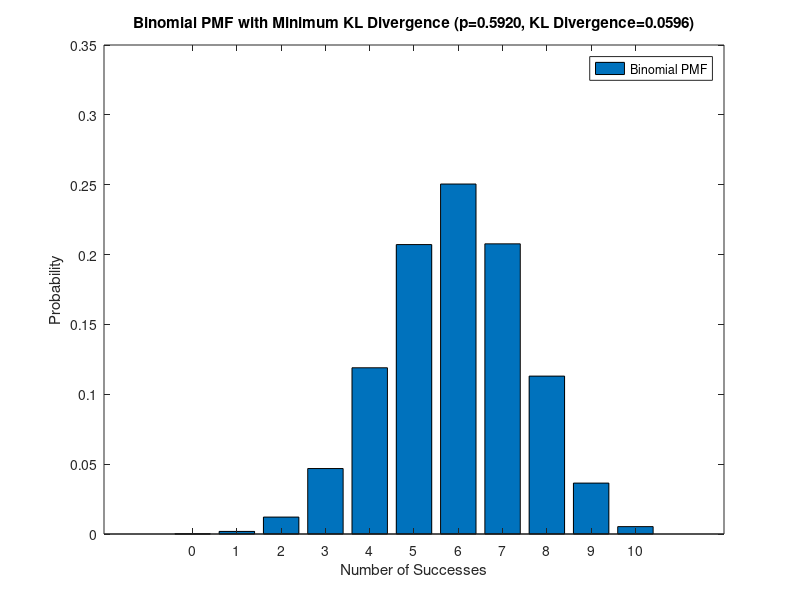

Write the MATLAB code that produced this figure.
obs_data = [0, 1, 2, 3, 4, 5, 6, 7, 8, 9, 10];
obs_num = [1, 3, 2, 8, 22, 45, 44, 42, 24, 8, 3];
total_num = sum(obs_num);
obs_prob = obs_num / total_num;
uniform_prob = (1/11) * ones(1, 11);

KL_divergence = sum(obs_prob .* (log2(obs_prob ./ uniform_prob) .* (obs_prob > 0)));

%% Identify the pmf at minimum KL divergence
min_KL_divergence = inf;
best_p = 0;
best_binomial_pmf = [];

p_values = 0.001:0.001:0.999;

KL_divergences = zeros(1, length(p_values));
binomial_pmfs = cell(1, length(p_values));

for i = 1:length(p_values)
    p = p_values(i);
    binomial_pmf = zeros(1, 11);
    
    for x = 0:10
        binomial_pmf(x+1) = nchoosek(10, x) * (p ^ x) * ((1 - p) ^ (10 - x));
    end
    
    binomial_pmfs{i} = binomial_pmf;
    
    KL_divergence = sum(obs_prob .* (log2(obs_prob ./ binomial_pmf) .* (obs_prob > 0)));
    KL_divergences(i) = KL_divergence;
    
    if KL_divergence < min_KL_divergence
        min_KL_divergence = KL_divergence;
        best_p = p;
        best_binomial_pmf = binomial_pmf;
    end
end

[~, min_kl_index] = min(KL_divergences);
best_binomial_pmf = binomial_pmfs{min_kl_index};

%% Plot the binomial PMF with the minimum KL divergence
figure('Position', [0, 0, 1000, 600]);
bar(obs_data, best_binomial_pmf);
xlabel('Number of Successes');
ylabel('Probability');
title(['Binomial PMF with Minimum KL Divergence (p=', num2str(best_p, '%.4f'), ', KL Divergence=', num2str(min_KL_divergence, '%.4f'), ')']);
legend('Binomial PMF');
